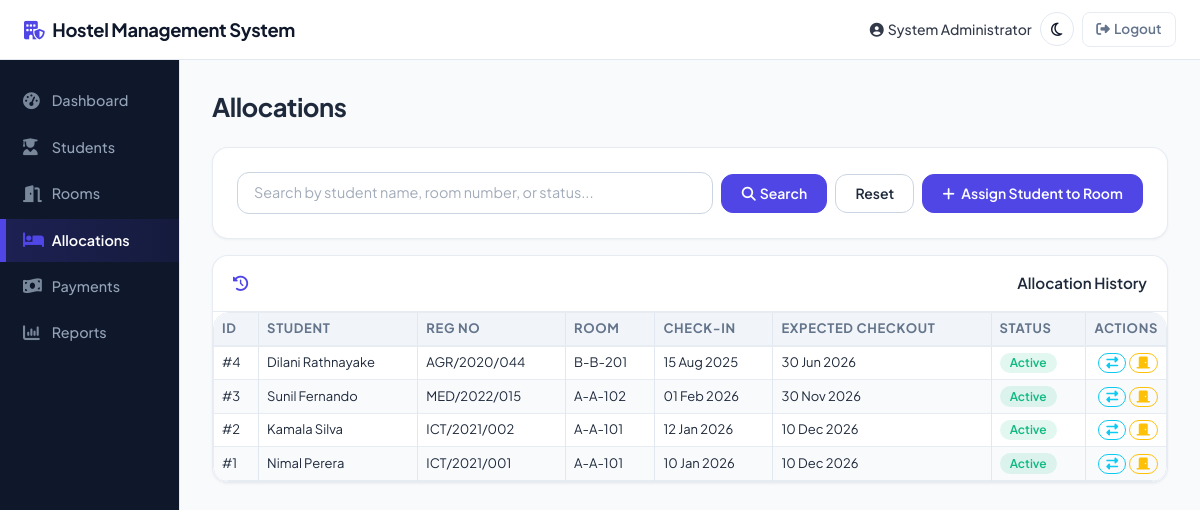
Screenshot of /allocations.php (signed in) with the database file from the repository.
### tables this page shows
CREATE TABLE allocations (
    AllocationID INT AUTO_INCREMENT PRIMARY KEY,
    StudentID INT NOT NULL,
    RoomID INT NOT NULL,
    CheckInDate DATE NOT NULL,
    ExpectedCheckout DATE NOT NULL,
    AllocationStatus ENUM('Active','Checked Out','Transferred') NOT NULL DEFAULT 'Active',
    CreatedAt TIMESTAMP DEFAULT CURRENT_TIMESTAMP,
    UpdatedAt TIMESTAMP DEFAULT CURRENT_TIMESTAMP ON UPDATE CURRENT_TIMESTAMP,
    CONSTRAINT fk_alloc_student FOREIGN KEY (StudentID) REFERENCES students(StudentID)
        ON DELETE CASCADE ON UPDATE CASCADE,
    CONSTRAINT fk_alloc_room FOREIGN KEY (RoomID) REFERENCES rooms(RoomID)
        ON DELETE CASCADE ON UPDATE CASCADE,
    INDEX idx_alloc_status (AllocationStatus)
);

CREATE TABLE students (
    StudentID INT AUTO_INCREMENT PRIMARY KEY,
    RegistrationNo VARCHAR(20) NOT NULL UNIQUE,
    FullName VARCHAR(100) NOT NULL,
    Gender ENUM('Male','Female','Other') NOT NULL,
    Phone VARCHAR(15) NOT NULL,
    Email VARCHAR(100) NOT NULL,
    Faculty VARCHAR(100) NOT NULL,
    Department VARCHAR(100) NOT NULL,
    AcademicYear VARCHAR(10) NOT NULL,
    CreatedAt TIMESTAMP DEFAULT CURRENT_TIMESTAMP,
    UpdatedAt TIMESTAMP DEFAULT CURRENT_TIMESTAMP ON UPDATE CURRENT_TIMESTAMP,
    INDEX idx_student_name (FullName),
    INDEX idx_student_regno (RegistrationNo)
);

CREATE TABLE rooms (
    RoomID INT AUTO_INCREMENT PRIMARY KEY,
    RoomNumber VARCHAR(20) NOT NULL UNIQUE,
    Block VARCHAR(20) NOT NULL,
    Floor INT NOT NULL,
    Capacity INT NOT NULL CHECK (Capacity > 0),
    OccupiedBeds INT NOT NULL DEFAULT 0,
    MonthlyFee DECIMAL(10,2) NOT NULL CHECK (MonthlyFee > 0),
    Status ENUM('Available','Full','Maintenance') NOT NULL DEFAULT 'Available',
    CreatedAt TIMESTAMP DEFAULT CURRENT_TIMESTAMP,
    UpdatedAt TIMESTAMP DEFAULT CURRENT_TIMESTAMP ON UPDATE CURRENT_TIMESTAMP,
    INDEX idx_room_number (RoomNumber),
    INDEX idx_room_block (Block)
);

### allocations.php (the view, shortened to what this page needs)
<?php
require_once __DIR__ . '/includes/auth_check.php';
$search = clean($_GET['q'] ?? '');
$baseQuery = "SELECT a.*, s.FullName, s.RegistrationNo, r.RoomNumber, r.Block
              FROM allocations a
              JOIN students s ON s.StudentID = a.StudentID
              JOIN rooms r ON r.RoomID = a.RoomID";
if ($search !== '') {
    $stmt = $pdo->prepare($baseQuery . " WHERE s.FullName LIKE ? OR r.RoomNumber LIKE ? OR a.AllocationStatus LIKE ?
                           ORDER BY a.AllocationID DESC");
    $like = "%$search%";
    $stmt->execute([$like, $like, $like]);
} else {
    $stmt = $pdo->query($baseQuery . ' ORDER BY a.AllocationID DESC');
}
$allocations = $stmt->fetchAll();
require_once __DIR__ . '/includes/header.php';
require_once __DIR__ . '/includes/sidebar.php';
?>
<main class="main-content">
  <div class="mb-4">
    <h3 class="fw-bold mb-0">Allocations</h3>
  </div>
  <div class="card mb-3">
    <div class="card-body">
      <form method="get" class="d-flex flex-wrap gap-2 align-items-center">
        <div class="flex-grow-1" style="min-width: 250px;">
          <input type="text" name="q" class="form-control" placeholder="Search by student name, room number, or status..." value="<?= clean($search) ?>">
        </div>
        <div class="d-flex gap-2 align-items-center">
          <button class="btn btn-primary" type="submit"><i class="fa-solid fa-search me-1"></i>Search</button>
          <a href="allocations.php" class="btn btn-outline-secondary">Reset</a>
          <button type="button" class="btn btn-primary" data-bs-toggle="modal" data-bs-target="#assignModal">
            <i class="fa-solid fa-plus me-1"></i> Assign Student to Room
          </button>
        </div>
      </form>
    </div>
  </div>
  <div class="card">
    <div class="card-header"><i class="fa-solid fa-clock-rotate-left me-2"></i>Allocation History</div>
    <div class="card-body p-0">
      <div class="table-responsive">
      <table class="table table-hover mb-0">
        <thead>
          <tr><th>ID</th><th>Student</th><th>Reg No</th><th>Room</th><th>Check-In</th><th>Expected Checkout</th><th>Status</th><th class="text-end">Actions</th></tr>
        </thead>
        <tbody>
          <?php foreach ($allocations as $a): ?>
          <tr>
            <td>#<?= (int)$a['AllocationID'] ?></td>
            <td><?= clean($a['FullName']) ?></td>
            <td><?= clean($a['RegistrationNo']) ?></td>
            <td><?= clean($a['Block'] . '-' . $a['RoomNumber']) ?></td>
            <td><?= formatDate($a['CheckInDate']) ?></td>
            <td><?= formatDate($a['ExpectedCheckout']) ?></td>
            <td><?= statusBadge($a['AllocationStatus']) ?></td>
            <td class="text-end">
              <?php if ($a['AllocationStatus'] === 'Active'): ?>
                <button class="btn btn-sm btn-outline-info" title="Transfer"
                  data-bs-toggle="modal" data-bs-target="#transferModal"
                  onclick="document.getElementById('transferAllocationId').value='<?= (int)$a['AllocationID'] ?>'; document.getElementById('transferStudentName').textContent='<?= clean($a['FullName']) ?>';">
                  <i class="fa-solid fa-right-left"></i></button>
                <button class="btn btn-sm btn-outline-warning" title="Checkout"
                  data-bs-toggle="modal" data-bs-target="#checkoutModal"
                  onclick="document.getElementById('checkoutAllocationId').value='<?= (int)$a['AllocationID'] ?>'; document.getElementById('checkoutStudentName').textContent='<?= clean($a['FullName']) ?>';">
                  <i class="fa-solid fa-door-closed"></i></button>
              <?php else: ?>
                <span class="text-muted small">—</span>
              <?php endif; ?>
            </td>
          </tr>
          <?php endforeach; ?>
        </tbody>
      </table>
      </div>
    </div>
  </div>
</main>
<?php require_once __DIR__ . '/includes/footer.php'; ?>

### includes/functions.php (shortened to what this page needs)
<?php
function clean($value) {
    return htmlspecialchars(trim($value ?? ''), ENT_QUOTES, 'UTF-8');
}
function formatDate($date) {
    return date('d M Y', strtotime($date));
}
function statusBadge($status) {
    $map = [
        'Active'      => 'success',
        'Checked Out' => 'secondary',
        'Transferred' => 'info',
        'Available'   => 'success',
        'Full'        => 'danger',
        'Maintenance' => 'warning',
        'Paid'        => 'success',
        'Pending'     => 'warning',
        'Overdue'     => 'danger',
    ];
    $class = $map[$status] ?? 'secondary';
    return "<span class=\"badge bg-$class\">" . clean($status) . "</span>";
}

### rows the page displays
allocations: AllocationID "4", StudentID.FullName "Dilani Rathnayake", StudentID.RegistrationNo "AGR/2020/044", RoomID.RoomNumber "B-B-201", CheckInDate "15 Aug 2025", ExpectedCheckout "30 Jun 2026", AllocationStatus "Active"
allocations: AllocationID "3", StudentID.FullName "Sunil Fernando", StudentID.RegistrationNo "MED/2022/015", RoomID.RoomNumber "A-A-102", CheckInDate "01 Feb 2026", ExpectedCheckout "30 Nov 2026", AllocationStatus "Active"
allocations: AllocationID "2", StudentID.FullName "Kamala Silva", StudentID.RegistrationNo "ICT/2021/002", RoomID.RoomNumber "A-A-101", CheckInDate "12 Jan 2026", ExpectedCheckout "10 Dec 2026", AllocationStatus "Active"
allocations: AllocationID "1", StudentID.FullName "Nimal Perera", StudentID.RegistrationNo "ICT/2021/001", RoomID.RoomNumber "A-A-101", CheckInDate "10 Jan 2026", ExpectedCheckout "10 Dec 2026", AllocationStatus "Active"

### other values shown
$_SESSION['full_name'] "System Administrator"
